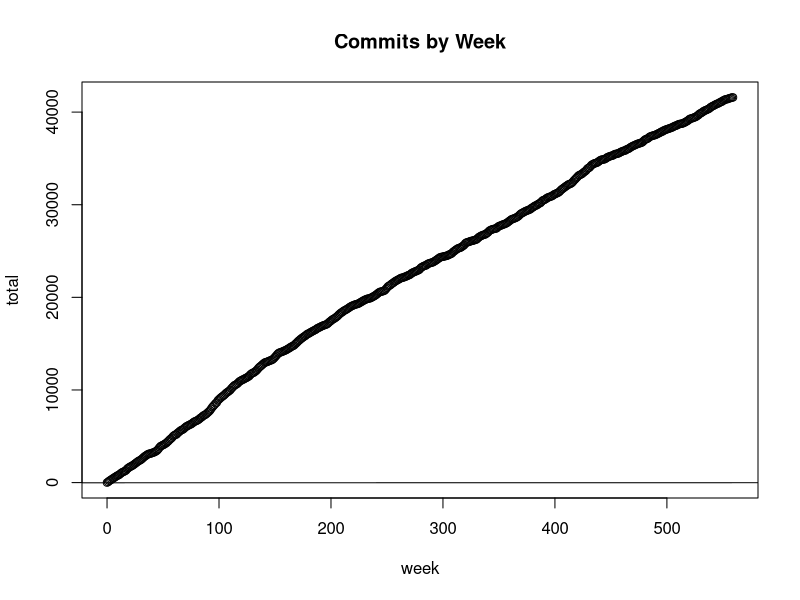

The R source for this figure:
cc <- read.csv("commits-by-week.dat", sep="")
plot(cc, main="Commits by Week")
cc.lm = lm(cc)
abline(cc.lm)
with(cc, cor.test(week,total))
